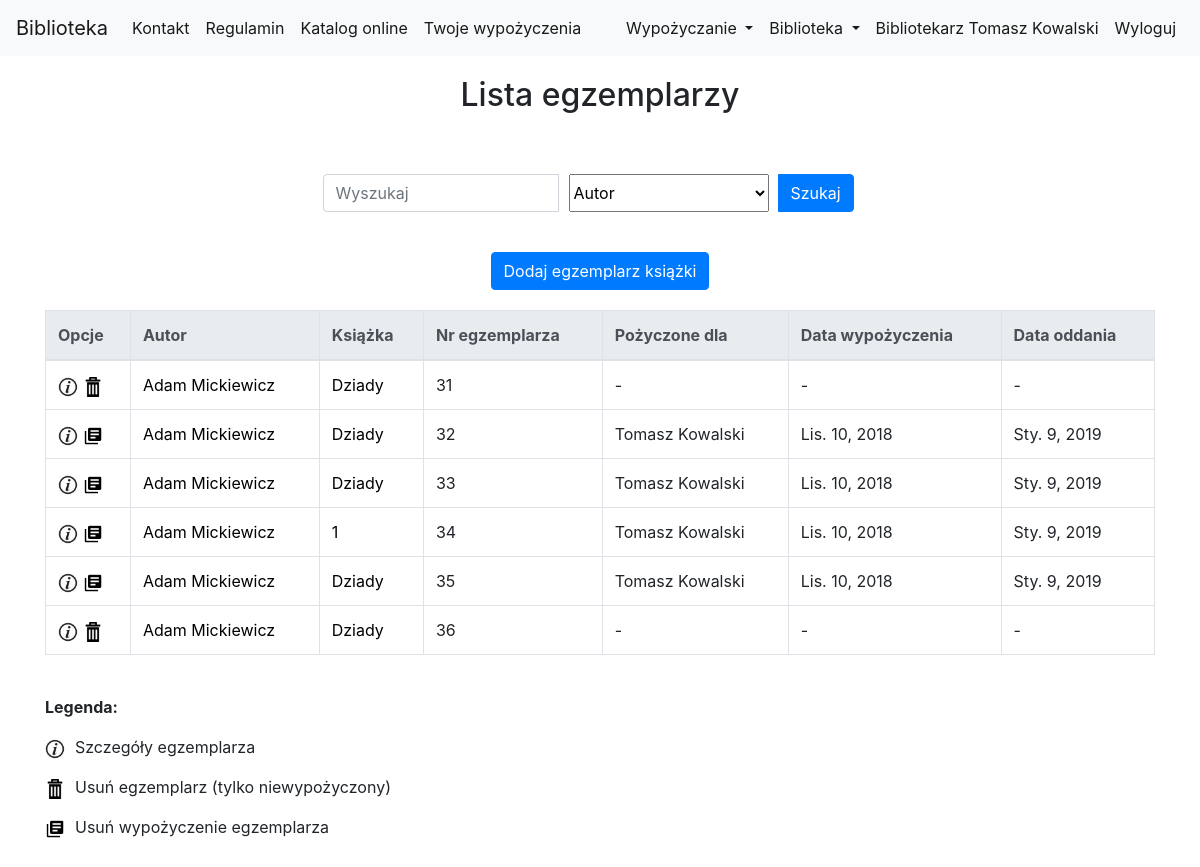
Before: /library/book_copy_list/ (signed in) with the older database file.
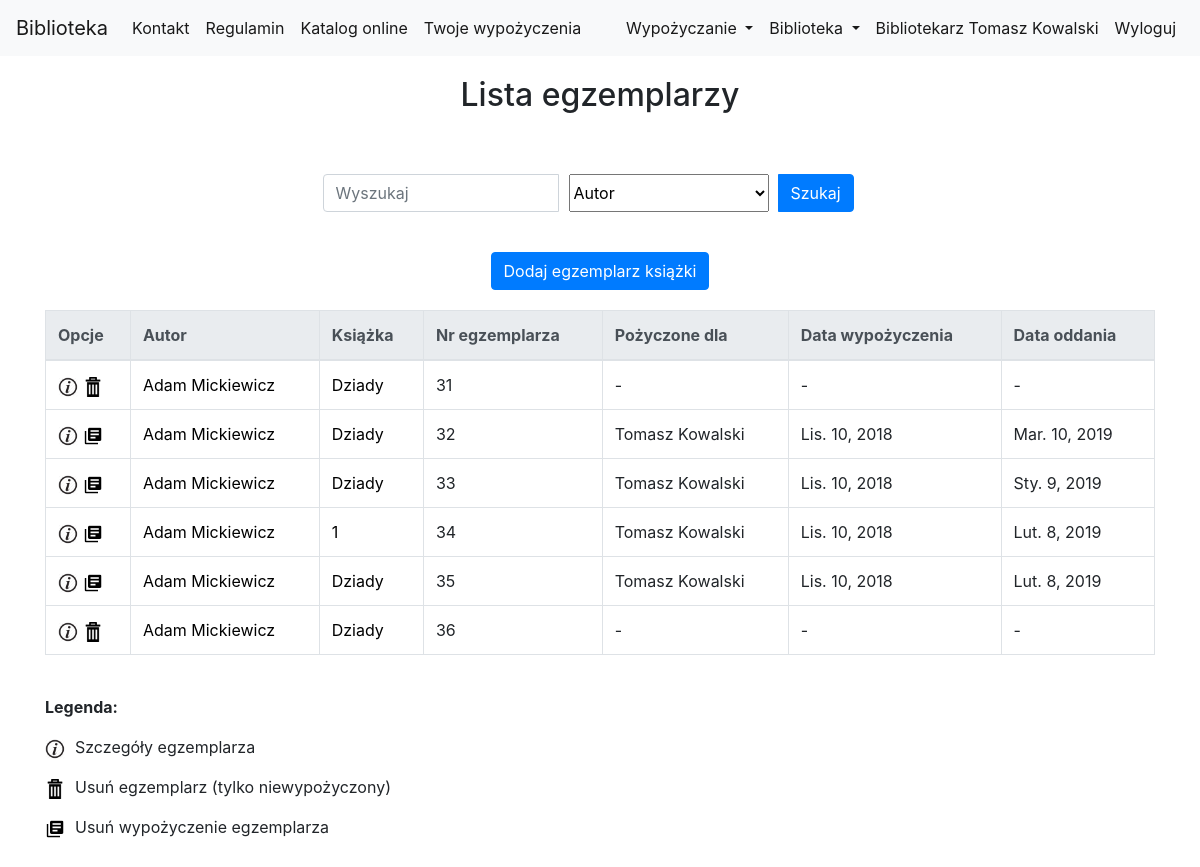
After: the same page with the newer database file.
### library_app/models.py (models this page shows, shortened)
class Borrow(models.Model):
    user = models.ForeignKey(User, verbose_name='Wypożycz dla')
    borrow_librarian = models.ForeignKey(User, related_name="borrow_librarian", verbose_name='Bibliotekarz wypożyczający')
    receive_librarian = models.ForeignKey(User, related_name="receive_librarian", null=True, blank=True, verbose_name='Bibliotekarz odbierający')
    book_copy_id = models.ForeignKey(BookCopy, related_name="borrow_bookcopy", verbose_name='Egzemplarz ksiązki')
    borrow_date = models.DateField(auto_now=True, verbose_name='Data wypożyczenia')
    receive_date = models.DateField(default=datetime.now()+timedelta(days=60), verbose_name='Data oddania')
    is_prolong = models.BooleanField(default=False)

### library_app/views.py (the view)
class BookCopyListView(generic.ListView):
    model = models.BookCopy
    paginate_by = 10
    def get_queryset(self):
        search_query = self.request.GET.get("search_query")
        search_type = self.request.GET.get("search_type")
        if search_query is not None:
            if search_type == "title":
                return models.BookCopy.objects.all().filter(book__title__icontains=search_query)
            elif search_type == "author":
                authors_result = models.BookCopy.objects.all().filter(book__authors__first_name__icontains=search_query) | models.BookCopy.objects.all().filter(book__authors__last_name__icontains=search_query)
                return authors_result
            elif search_type == "bookcopy_nr":
                return models.BookCopy.objects.all().filter(id__icontains=search_query)
            elif search_type == "isbn":
                return models.BookCopy.objects.all().filter(book__isbn__icontains=search_query)
        else:
            return models.BookCopy.objects.all()

### library_app/templatetags/custom_tags.py (called while the page is built)
@register.simple_tag(name='get_bookcopy_borrow')
def get_bookcopy_borrow(p_book_copy_id):
    borrows = models.Borrow.objects.all().filter(book_copy_id=p_book_copy_id)
    if(borrows.count() == 1):
        return borrows[0]
    else:
        return None

### library_app/templates/library_app/bookcopy_list.html (shortened to what the changed rows need)
{% extends "base.html" %}
{% load static %}
{% load custom_tags %}
{% block body_block %}
<div class="container">
    <div class="page-title">
        <h2>Lista egzemplarzy </h2>
    </div>
        {% if user.is_authenticated and user.is_superuser %}
            <table class="table table-bordered table-hover">
                <thead class="thead-light">
                    <tr>
                        <th scope="col">Opcje</th>
                        <th scope="col">Autor</th>
                        <th scope="col">Książka</th>
                        <th scope="col">Nr egzemplarza</th>
                        <th scope="col">Pożyczone dla</th>
                        <th scope="col">Data wypożyczenia</th>
                        <th scope="col">Data oddania</th>
                    </tr>
                </thead>
                <tbody>
                    {% for bookcopy in bookcopy_list %}
                    {% get_bookcopy_borrow bookcopy.id as book_copy_borrow_obj %}
                    <tr>
                        <td>
                            <a href="{% url 'library_app:bookcopy_detail' pk=bookcopy.pk %}"><img src="{% static 'website_icons/info_ico.png' %}"
                                    alt="Szczegóły" width="20" height="20"></a>
                            {% if bookcopy.is_borrowed == False %}
                            <a href="{% url 'library_app:bookcopy_delete' pk=bookcopy.pk %}"><img src="{% static 'website_icons/del_ico.png' %}"
                                    alt="Usuń" width="20" height="20"></a>
                            {% else %}
                            <a href="{% url 'library_app:borrow_delete' pk=book_copy_borrow_obj.pk %}"><img src="{% static 'website_icons/del_borrow_ico.png' %}"
                                    alt="Usuń wypozyczenie" width="20" height="20"></a>
                            {% endif %}
                        </td>
                        <td>
                            {% for author in bookcopy.book.authors.all %}
                            <a href="{% url 'library_app:author_detail' pk=author.pk %}">{{author.first_name}} {{author.last_name}}</a>
                            {% endfor %}
                        </td>
                        <td><a href="{% url 'library_app:book_detail' pk=bookcopy.book.pk %}">{{bookcopy.book.title}}</a></td>
                        <td><a href="{% url 'library_app:bookcopy_detail' pk=bookcopy.pk %}"></a>{{bookcopy.id}}</a></td>
                        {% if book_copy_borrow_obj %}
                        <td>{{book_copy_borrow_obj.user.get_full_name}}</a></td>
                        <td>{{book_copy_borrow_obj.borrow_date}}</a></td>
                        <td>{{book_copy_borrow_obj.receive_date}}</a></td>
                        {% else %}
                        <td>-</td>
                        <td>-</td>
                        <td>-</td>
                        {% endif %}
                    </tr>
                    {% endfor %}
                </tbody>
            </table>
        {% endif %}
</div>
{% endblock %}

Changed rows visible on the page:
changed Borrow: receive_date "Sty. 9, 2019" → "Mar. 10, 2019"
changed Borrow (number 3 of 4 on the later page): receive_date "Sty. 9, 2019" → "Lut. 8, 2019"
changed Borrow (number 4 of 4 on the later page): receive_date "Sty. 9, 2019" → "Lut. 8, 2019"
